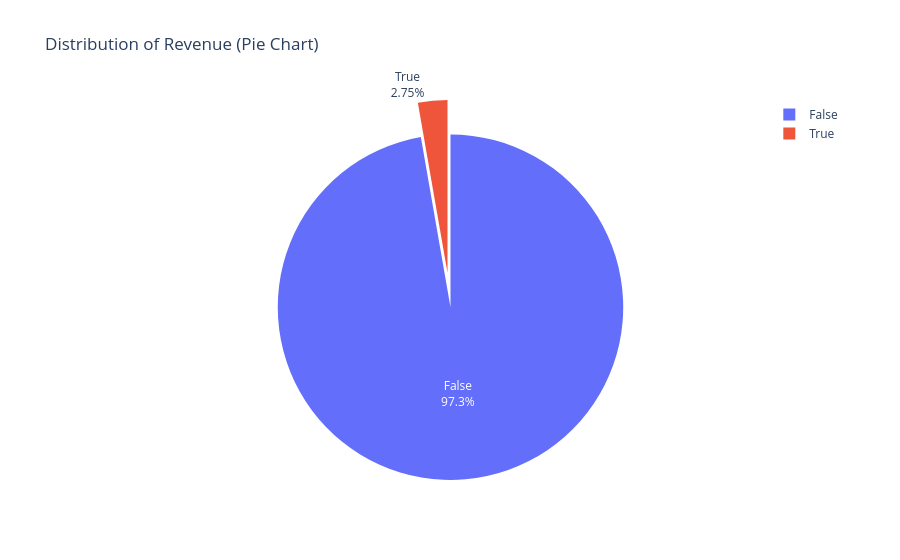

Notebook cell for this chart:
### Markdown cell above
## Exploratory Data Analysis(EDA)

### Code cell
rev_counts = df_cleaned["Revenue"].map({True: "True", False: "False"}).value_counts().reset_index()
rev_counts.columns = ["Revenue", "Count"]

fig = px.pie(
    rev_counts,
    names="Revenue",
    values="Count",
    title="Distribution of Revenue (Pie Chart)"
)

fig.update_traces(textinfo='percent+label',pull=[0.1, 0.1] )

fig.show()

### Figure 1 — Plotly figure (JSON) as saved in the notebook; plotly's stock layout.template omitted (floating-point values rounded to 4 significant figures)
{"data": [{"domain": {"x": [0, 1], "y": [0, 1]}, "hovertemplate": "Revenue=%{label}<br>Count=%{value}<extra></extra>", "labels": ["False", "True"], "legendgroup": "", "name": "", "pull": [0.1, 0.1], "showlegend": true, "textinfo": "percent+label", "type": "pie", "values": [7152, 202]}], "layout": {"legend": {"tracegroupgap": 0}, "title": {"text": "Distribution of Revenue (Pie Chart)"}}}
